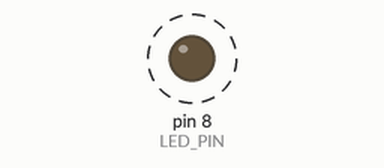
This sketch was run on a simulated Arduino Uno, built with avr-gcc and run on an emulated ATmega328P. Shown: output pins drawn as LEDs (lit = HIGH). Dashed ring = blinking.

Above: at 0.07 s.
Timing chart, 0 to 3.0 s (numbered marks = the images above):
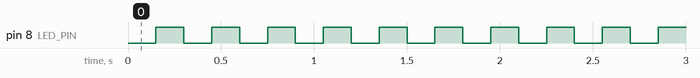

Measured:
- by itself, pin 8 (LED_PIN): alternates HIGH for 0.15 s and LOW for 0.15 s

The sketch:

blink.ino
```cpp
// Blink the SuperMini's onboard blue LED (GPIO8, lit when LOW) to identify the board.
const int LED_PIN = 8;

void setup() {
  pinMode(LED_PIN, OUTPUT);
}

void loop() {
  digitalWrite(LED_PIN, LOW);   // on
  delay(150);
  digitalWrite(LED_PIN, HIGH);  // off
  delay(150);
}
```
